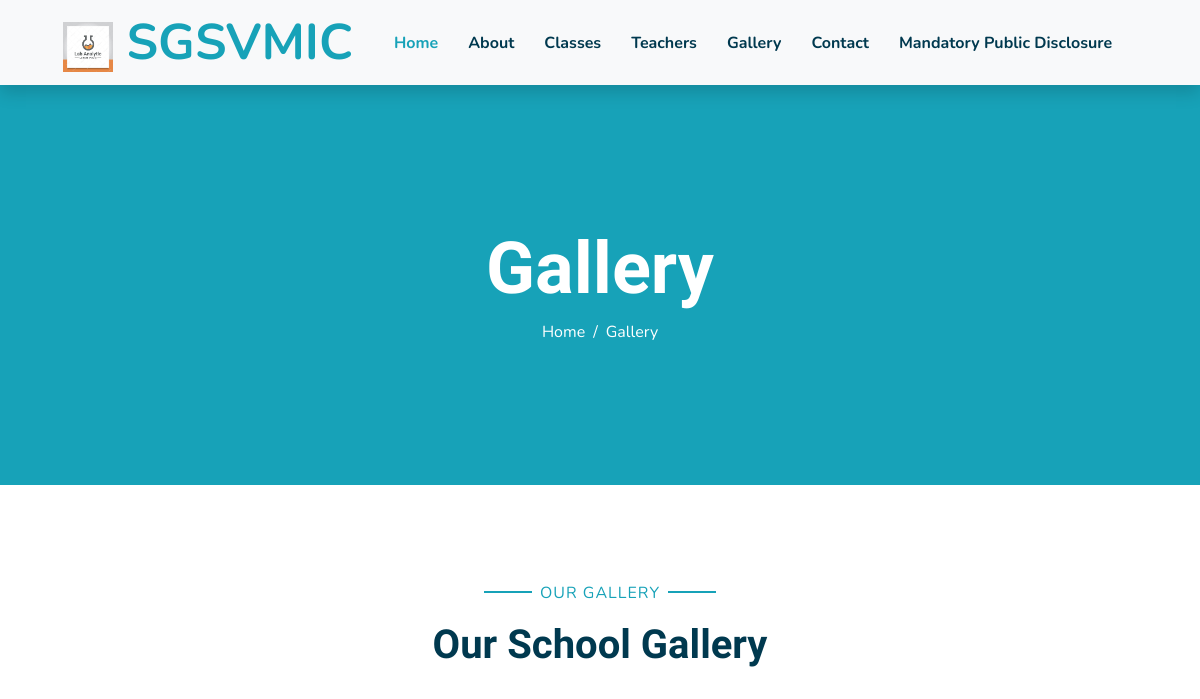
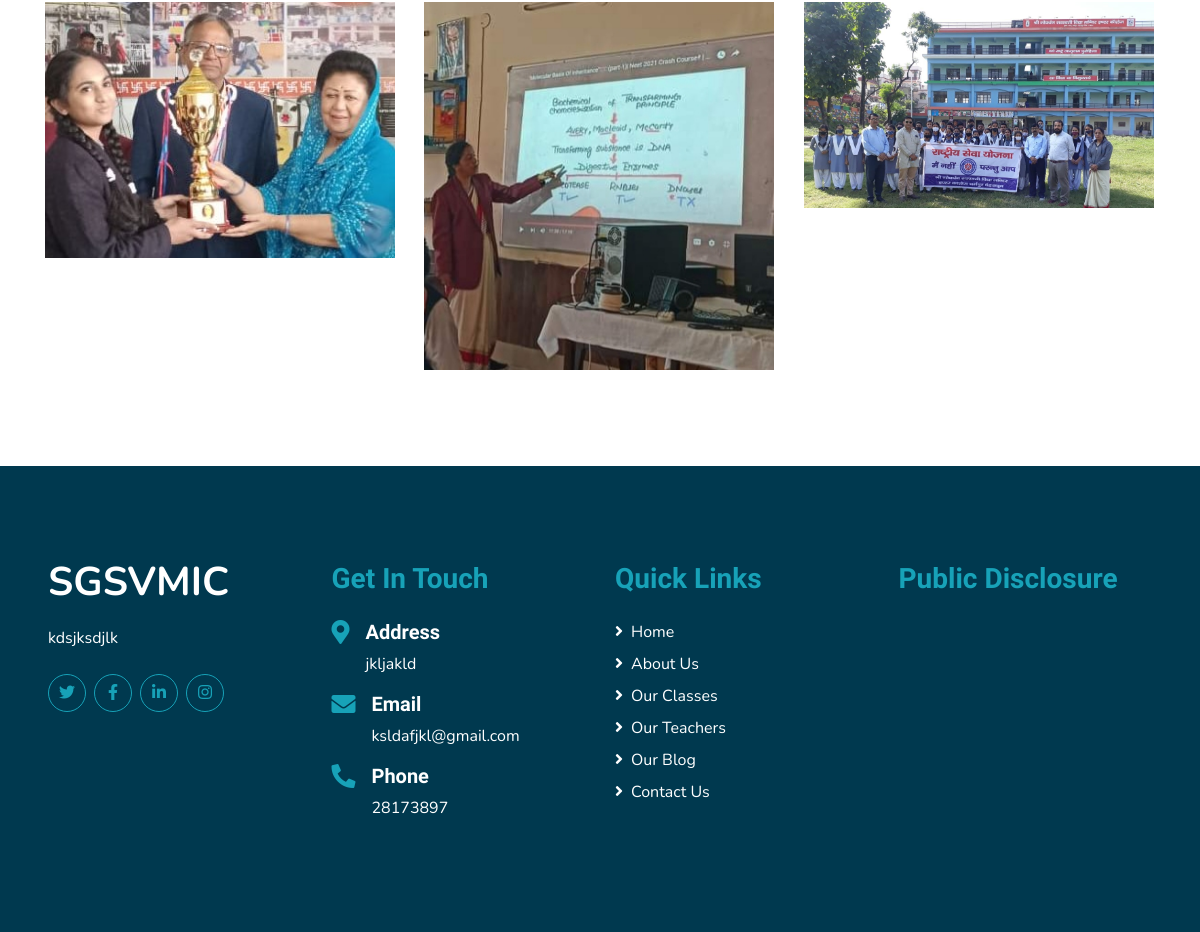
The page /gallery on the database as committed earlier (2 pictures, top to bottom).
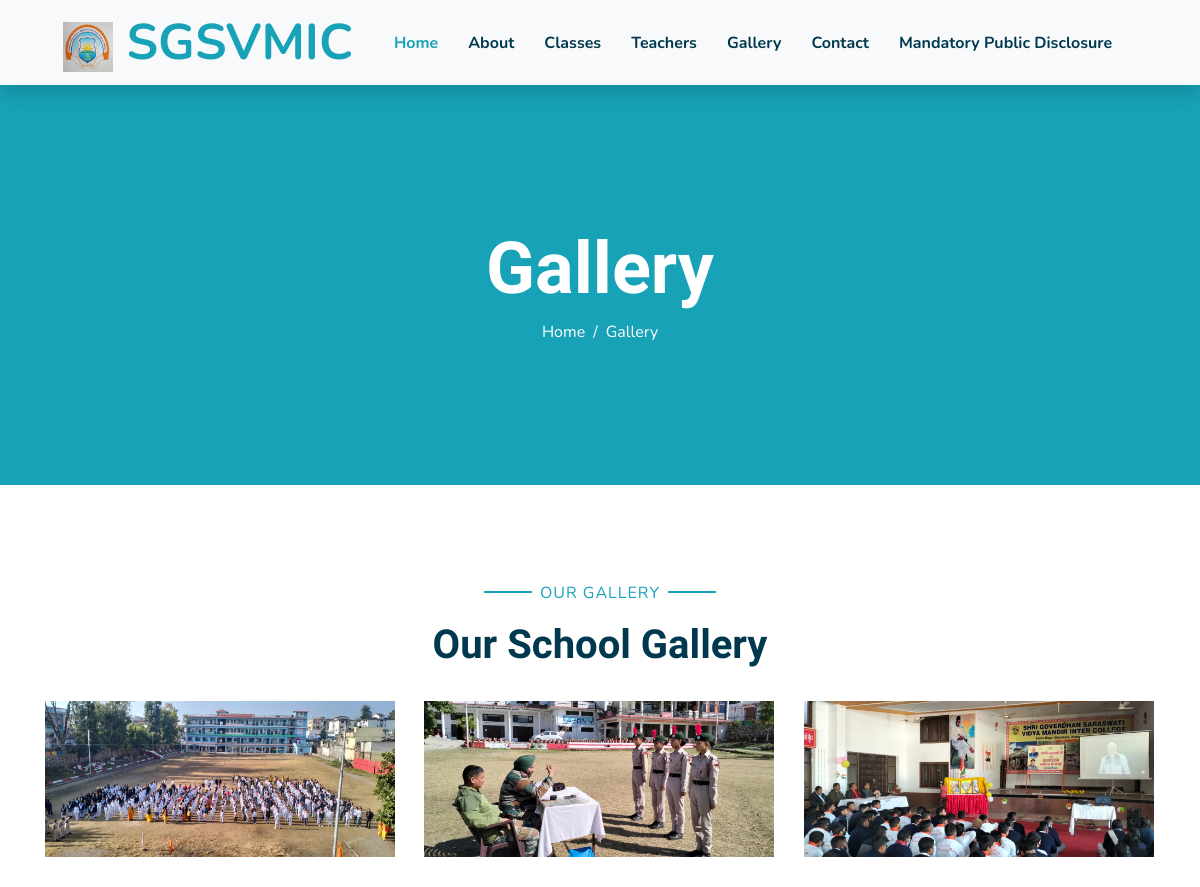
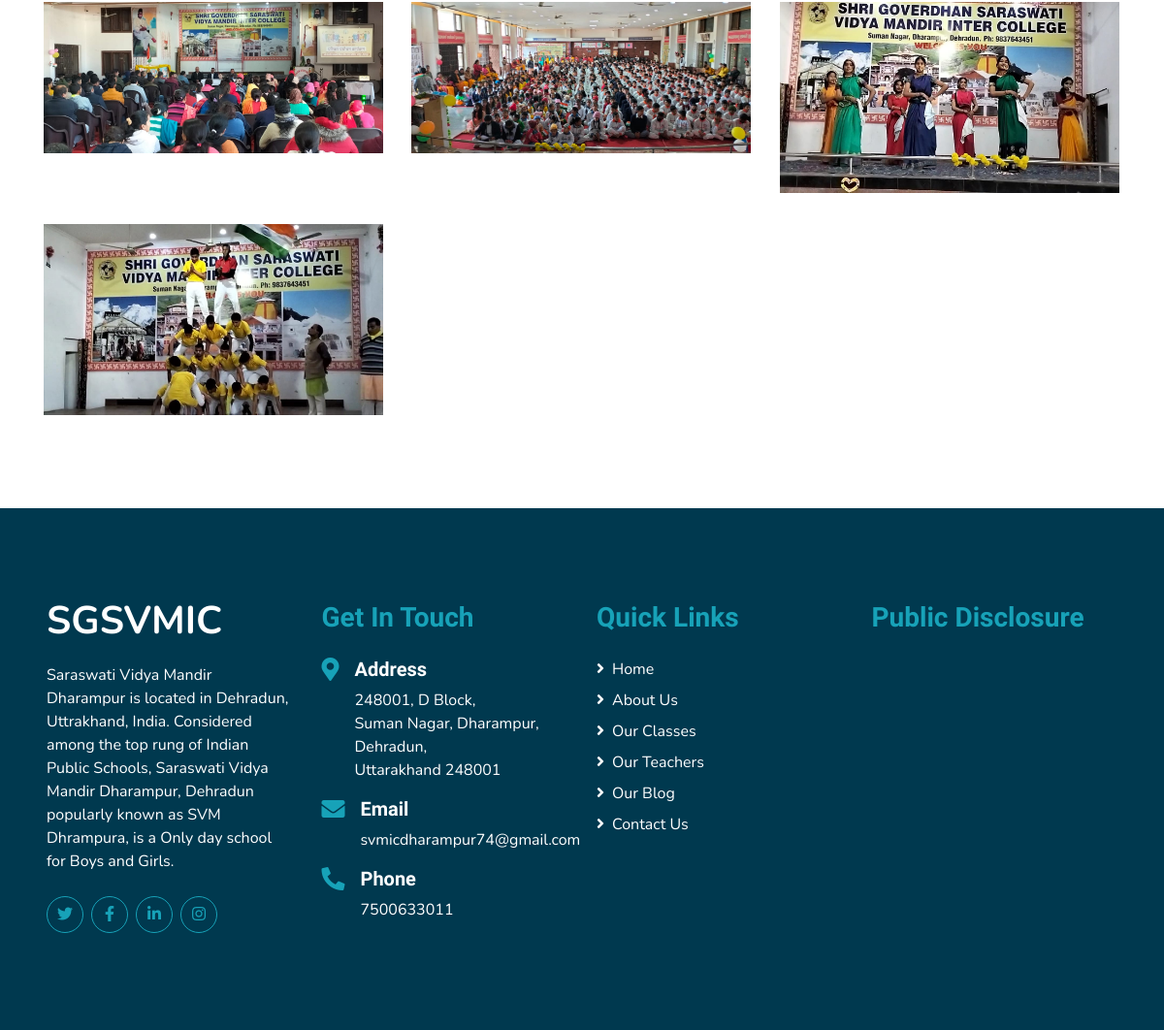
The same page on the database as committed later (2 pictures, top to bottom).
### home/models.py (models this page shows)
class MainHeading(models.Model):
    title = models.CharField(max_length=320, blank=False, null=False)
    about = models.TextField(max_length=3000, blank=False, null=False)
    images = models.ImageField(upload_to='img/upload')
    school_logo = models.ImageField(upload_to='img/upload')

class images(models.Model):
    images = models.ImageField(upload_to='img/upload')

class school_basic_detail(models.Model):
    about_school = models.TextField(max_length=500, blank=False, null=False)
    contact_description = models.TextField(max_length=500, blank=False, null=False)
    opening_Hours = models.TextField(max_length=500, blank=False, null=False)
    address = models.CharField(max_length=600, blank=False, null=False)
    email = models.EmailField(blank=True)
    phone = models.CharField(max_length=12, blank=False, null=False)
    Facebook = models.URLField(blank=True)
    instagram = models.URLField(blank=True)
    twitter = models.URLField(blank=True)
    linkedin = models.URLField(blank=True)

### home/views.py (the view)
# urls.py: path('gallery', gallery_page),
def gallery_page(request):
    return render(request, 'html/pages/Gallery.html', all_data())

### templates/html/pages/Gallery.html (shortened to what this page needs)
{% extends 'html/index.html' %}
{%load static %}
{% block content %}
<div class="container-fluid bg-primary mb-5">
        <div class="d-flex flex-column align-items-center justify-content-center" style="min-height: 400px">
            <h3 class="display-3 font-weight-bold text-white">Gallery</h3>
            <div class="d-inline-flex text-white">
                <p class="m-0"><a class="text-white" href="">Home</a></p>
                <p class="m-0 px-2">/</p>
                <p class="m-0">Gallery</p>
            </div>
        </div>
    </div>
<div class="container-fluid pt-5 pb-3">
        <div class="container">
            <div class="text-center pb-2">
                <p class="section-title px-5"><span class="px-2">Our Gallery</span></p>
                <h1 class="mb-4">Our School Gallery</h1>
            </div>
            <div class="row portfolio-container">
                {%for i in images %}
                <div class="col-lg-4 col-md-6 mb-4 portfolio-item first">
                    <div class="position-relative overflow-hidden mb-2">
                        <img class="img-fluid w-100" src="{{media_url}}{{ i.images }}" alt="">
                    </div>
                </div>
                {%endfor %}
            </div>
        </div>
    </div>
{% endblock %}

### templates/html/index.html (shortened to what this page needs)
{% load static %}
<!DOCTYPE html>
<html lang="en">
<head>
    <link href="https://cdnjs.cloudflare.com/ajax/libs/font-awesome/5.10.0/css/all.min.css" rel="stylesheet">
    <link href="{% static 'lib/flaticon/font/flaticon.css' %} " rel="stylesheet">
    <link href="{% static 'lib/owlcarousel/assets/owl.carousel.min.css' %} " rel="stylesheet">
    <link href="{% static '/lib/lightbox/css/lightbox.min.css' %} " rel="stylesheet">
    <link href="{% static 'css/style.css' %}" rel="stylesheet">
</head>
<body>
{% include "html/navbar_futtor/navbar.html" %}
{% block content %}
    {% endblock %}
{% include "html/navbar_futtor/footer.html" %}
</body>
</html>

### templates/html/navbar_futtor/navbar.html (shortened to what this page needs)
{% load static %}
<div class="container-fluid bg-light position-relative shadow">
        <nav class="navbar navbar-expand-lg bg-light navbar-light py-3 py-lg-0 px-0 px-lg-5">
            <a href="/" class="navbar-brand font-weight-bold text-secondary" style="font-size: 50px;">
                <img src="{{media_url}}{{school_logo }}" style="width:50px;height:50px;"/>
                <span class="text-primary">{{school_name}}</span>
            </a>
            <div class="collapse navbar-collapse justify-content-between" id="navbarCollapse">
                <div class="navbar-nav font-weight-bold mx-auto py-0">
                    <a href="/" class="nav-item nav-link active">Home</a>
                    <a href="/about" class="nav-item nav-link">About</a>
                    <a href="/classes" class="nav-item nav-link">Classes</a>
                    <a href="/Teachers" class="nav-item nav-link">Teachers</a>
                    <a href="/gallery" class="nav-item nav-link">Gallery</a>
                    <a href="/contact" class="nav-item nav-link">Contact</a>
                    <a href="/public_disclosure" class="nav-item nav-link">Mandatory Public Disclosure</a>
                </div>
        </nav>
    </div>

### templates/html/navbar_futtor/footer.html (shortened to what this page needs)
 <div class="container-fluid bg-secondary text-white mt-5 py-5 px-sm-3 px-md-5">
     {% for i in school_detail%}
     <div class="row pt-5">
            <div class="col-lg-3 col-md-6 mb-5">
                <a href="" class="navbar-brand font-weight-bold text-primary m-0 mb-4 p-0" style="font-size: 40px; line-height: 40px;">
                    <span class="text-white">{{school_name}}</span>
                </a>
                <p>{{i.about_school}}</p>
                <div class="d-flex justify-content-start mt-4">
                    <a class="btn btn-outline-primary rounded-circle text-center mr-2 px-0"
                        style="width: 38px; height: 38px;" href="{{i.twitter}}"><i class="fab fa-twitter"></i></a>
                    <a class="btn btn-outline-primary rounded-circle text-center mr-2 px-0"
                        style="width: 38px; height: 38px;" href="{{i.Facebook}}"><i class="fab fa-facebook-f"></i></a>
                    <a class="btn btn-outline-primary rounded-circle text-center mr-2 px-0"
                        style="width: 38px; height: 38px;" href="{{i.linkedin}}"><i class="fab fa-linkedin-in"></i></a>
                    <a class="btn btn-outline-primary rounded-circle text-center mr-2 px-0"
                        style="width: 38px; height: 38px;" href="{{i.instagram}}"><i class="fab fa-instagram"></i></a>
                </div>
            </div>
            <div class="col-lg-3 col-md-6 mb-5">
                <h3 class="text-primary mb-4">Get In Touch</h3>
                <div class="d-flex">
                    <h4 class="fa fa-map-marker-alt text-primary"></h4>
                    <div class="pl-3">
                        <h5 class="text-white">Address</h5>
                        <p>{{i.address}}</p>
                    </div>
                </div>
                <div class="d-flex">
                    <h4 class="fa fa-envelope text-primary"></h4>
                    <div class="pl-3">
                        <h5 class="text-white">Email</h5>
                        <p>{{i.email}}</p>
                    </div>
                </div>
                <div class="d-flex">
                    <h4 class="fa fa-phone-alt text-primary"></h4>
                    <div class="pl-3">
                        <h5 class="text-white">Phone</h5>
                        <p>{{i.phone}}</p>
                    </div>
                </div>
            </div>
            <div class="col-lg-3 col-md-6 mb-5">
                <h3 class="text-primary mb-4">Quick Links</h3>
                <div class="d-flex flex-column justify-content-start">
                    <a class="text-white mb-2" href="/"><i class="fa fa-angle-right mr-2"></i>Home</a>
                    <a class="text-white mb-2" href="/about"><i class="fa fa-angle-right mr-2"></i>About Us</a>
                    <a class="text-white mb-2" href="/classes"><i class="fa fa-angle-right mr-2"></i>Our Classes</a>
                    <a class="text-white mb-2" href="/Teachers"><i class="fa fa-angle-right mr-2"></i>Our Teachers</a>
                    <a class="text-white mb-2" href="/blogs"><i class="fa fa-angle-right mr-2"></i>Our Blog</a>
                    <a class="text-white" href="/contact"><i class="fa fa-angle-right mr-2"></i>Contact Us</a>
                </div>
            </div>
            <div class="col-lg-3 col-md-6 mb-5"><a href="/public_disclosure">
                <h3 class="text-primary mb-4">Public Disclosure</h3></a>
            </div>
        </div>
{%endfor %}
    </div>

Rows that differ between the two databases and show on the page:
removed images: images (picture)
removed images: images (picture)
removed images: images (picture)
changed MainHeading: school_logo: a different picture
added images: images (picture)
added images: images (picture)
added images: images (picture)
added images: images (picture)
added images: images (picture)
added images: images (picture)
added images: images (picture)
changed school_basic_detail: about_school "kdsjksdjlk" → "Saraswati Vidya Mandir Dharampur is located in Dehradun, Uttrakhand, India. Considered among the top rung of Indian Public Schools, Saraswati Vidya Mandir Dharampur, Dehradun popularly known as SVM Dhrampura, is a Only day school for Boys and Girls."; address "jkljakld" → "248001, D Block, Suman Nagar, Dharampur, Dehradun, Uttarakhand 248001"; email "ksldafjkl@gmail.com" → "svmicdharampur74@gmail.com"; phone "28173897" → "7500633011"
